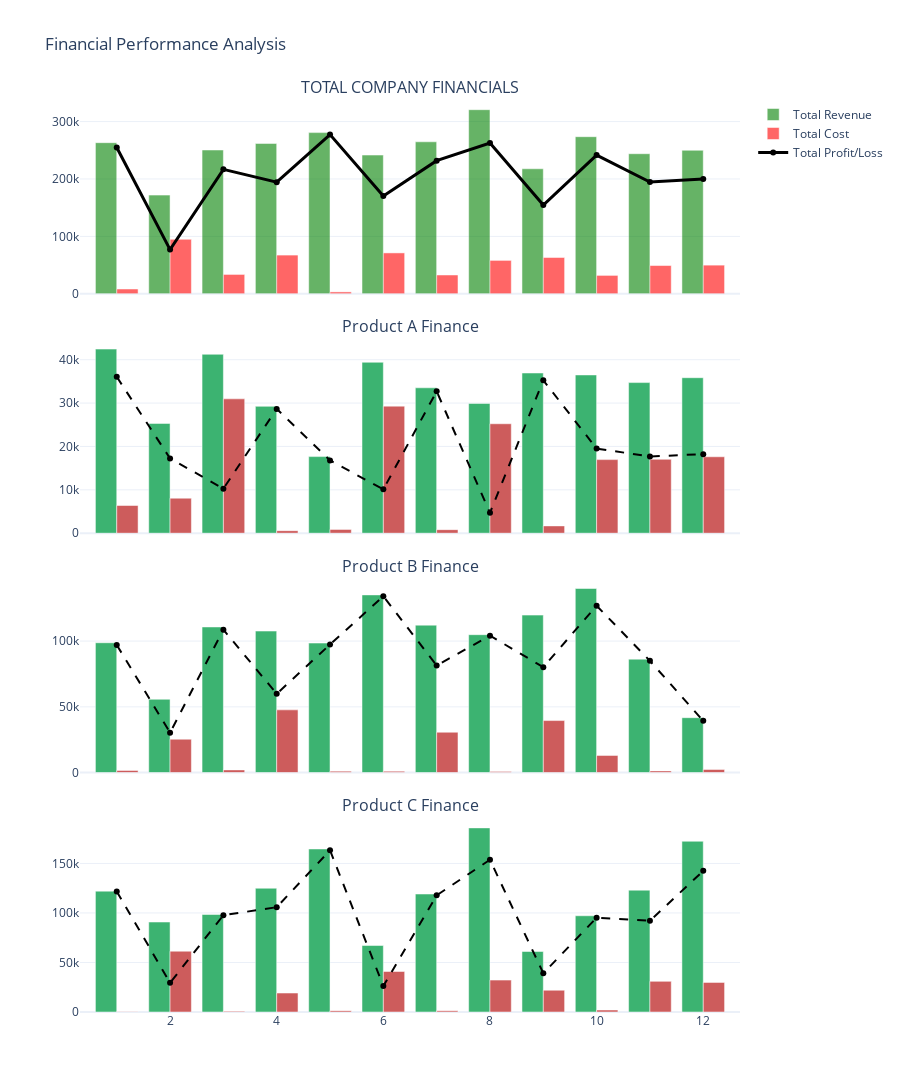

Notebook source saved alongside this figure:
### Code cell
# --- Plotting ---
fig = make_subplots(
    rows=4, cols=1,
    shared_xaxes=True,
    subplot_titles=["TOTAL COMPANY FINANCIALS", "Product A Finance", "Product B Finance", "Product C Finance"],
    vertical_spacing=0.05
)

# Total Company
fig.add_trace(go.Bar(x=time_periods, y=total_rev, name='Total Revenue', marker_color='green', opacity=0.6), row=1, col=1)
fig.add_trace(go.Bar(x=time_periods, y=total_cost, name='Total Cost', marker_color='red', opacity=0.6), row=1, col=1)
fig.add_trace(go.Scatter(x=time_periods, y=total_profit, name='Total Profit/Loss', line=dict(color='black', width=3)), row=1, col=1)

# Per Product
for i, p in enumerate(products_list, start=2):
    fig.add_trace(go.Bar(x=time_periods, y=product_data[p]['rev'], name=f'{p} Revenue', marker_color='mediumseagreen', showlegend=False), row=i, col=1)
    fig.add_trace(go.Bar(x=time_periods, y=product_data[p]['cost'], name=f'{p} Cost', marker_color='indianred', showlegend=False), row=i, col=1)
    fig.add_trace(go.Scatter(x=time_periods, y=product_data[p]['profit'], name=f'{p} Profit', line=dict(color='black', dash='dash'), showlegend=False), row=i, col=1)

fig.update_layout(height=1200, title_text="Financial Performance Analysis", barmode='group', template='plotly_white')
fig.show()

### Figure 1 — Plotly figure (JSON) as saved in the notebook; plotly's stock layout.template omitted (floating-point values rounded to 4 significant figures)
{"data": [{"marker": {"color": "green"}, "name": "Total Revenue", "opacity": 0.6, "type": "bar", "x": [1, 2, 3, 4, 5, 6, 7, 8, 9, 10, 11, 12], "xaxis": "x", "y": [263200.0, 171900.0, 250500.0, 261800.0, 280800.0, 241600.0, 264800.0, 320700.0, 217800.0, 273700.0, 244000.0, 250000.0], "yaxis": "y"}, {"marker": {"color": "red"}, "name": "Total Cost", "opacity": 0.6, "type": "bar", "x": [1, 2, 3, 4, 5, 6, 7, 8, 9, 10, 11, 12], "xaxis": "x", "y": [8372.0, 94860.0, 33740.0, 67440.0, 3316.0, 71240.0, 32800.0, 58200.0, 63250.0, 32060.0, 49260.0, 49940.0], "yaxis": "y"}, {"line": {"color": "black", "width": 3}, "name": "Total Profit/Loss", "type": "scatter", "x": [1, 2, 3, 4, 5, 6, 7, 8, 9, 10, 11, 12], "xaxis": "x", "y": [254900.0, 77040.0, 216700.0, 194400.0, 277500.0, 170400.0, 232000.0, 262500.0, 154500.0, 241600.0, 194700.0, 200100.0], "yaxis": "y"}, {"marker": {"color": "mediumseagreen"}, "name": "A Revenue", "showlegend": false, "type": "bar", "x": [1, 2, 3, 4, 5, 6, 7, 8, 9, 10, 11, 12], "xaxis": "x2", "y": [42450, 25310.0, 41250, 29250, 17660.0, 39410.0, 33525, 29925, 36940.0, 36490.0, 34725, 35850], "yaxis": "y2"}, {"marker": {"color": "indianred"}, "name": "A Cost", "showlegend": false, "type": "bar", "x": [1, 2, 3, 4, 5, 6, 7, 8, 9, 10, 11, 12], "xaxis": "x2", "y": [6389, 8074.0, 30977, 587, 878.8, 29298, 817.5, 25234, 1684, 16970.0, 17039, 17622], "yaxis": "y2"}, {"line": {"color": "black", "dash": "dash"}, "name": "A Profit", "showlegend": false, "type": "scatter", "x": [1, 2, 3, 4, 5, 6, 7, 8, 9, 10, 11, 12], "xaxis": "x2", "y": [36061, 17238, 10273, 28663, 16780.0, 10110.0, 32710.0, 4691, 35250.0, 19520.0, 17686, 18228], "yaxis": "y2"}, {"marker": {"color": "mediumseagreen"}, "name": "B Revenue", "showlegend": false, "type": "bar", "x": [1, 2, 3, 4, 5, 6, 7, 8, 9, 10, 11, 12], "xaxis": "x3", "y": [98750, 55750, 110750, 107625, 98500, 135125, 112125, 104875, 119750, 140000, 86250, 41750], "yaxis": "y3"}, {"marker": {"color": "indianred"}, "name": "B Cost", "showlegend": false, "type": "bar", "x": [1, 2, 3, 4, 5, 6, 7, 8, 9, 10, 11, 12], "xaxis": "x3", "y": [1672.0, 25396, 2060.0, 47710.0, 1087.0, 1024.0, 30710.0, 761, 39570.0, 13080.0, 1291.0, 2404.0], "yaxis": "y3"}, {"line": {"color": "black", "dash": "dash"}, "name": "B Profit", "showlegend": false, "type": "scatter", "x": [1, 2, 3, 4, 5, 6, 7, 8, 9, 10, 11, 12], "xaxis": "x3", "y": [97080.0, 30354, 108700.0, 59910.0, 97410.0, 134100.0, 81420.0, 104114, 80180.0, 126900.0, 84960.0, 39350.0], "yaxis": "y3"}, {"marker": {"color": "mediumseagreen"}, "name": "C Revenue", "showlegend": false, "type": "bar", "x": [1, 2, 3, 4, 5, 6, 7, 8, 9, 10, 11, 12], "xaxis": "x4", "y": [122000.0, 90840.0, 98475, 125000.0, 164600.0, 67110.0, 119100.0, 185900, 61100, 97175, 123000.0, 172400.0], "yaxis": "y4"}, {"marker": {"color": "indianred"}, "name": "C Cost", "showlegend": false, "type": "bar", "x": [1, 2, 3, 4, 5, 6, 7, 8, 9, 10, 11, 12], "xaxis": "x4", "y": [311.5, 61390, 701, 19144, 1351, 40920.0, 1278.0, 32205, 21997, 2010, 30935, 29910.0], "yaxis": "y4"}, {"line": {"color": "black", "dash": "dash"}, "name": "C Profit", "showlegend": false, "type": "scatter", "x": [1, 2, 3, 4, 5, 6, 7, 8, 9, 10, 11, 12], "xaxis": "x4", "y": [121726, 29450.0, 97774, 105800.0, 163300.0, 26200.0, 117835, 153695, 39103, 95165, 92080.0, 142500.0], "yaxis": "y4"}], "layout": {"annotations": [{"font": {"size": 16}, "showarrow": false, "text": "TOTAL COMPANY FINANCIALS", "x": 0.5, "xanchor": "center", "xref": "paper", "y": 1, "yanchor": "bottom", "yref": "paper"}, {"font": {"size": 16}, "showarrow": false, "text": "Product A Finance", "x": 0.5, "xanchor": "center", "xref": "paper", "y": 0.7375, "yanchor": "bottom", "yref": "paper"}, {"font": {"size": 16}, "showarrow": false, "text": "Product B Finance", "x": 0.5, "xanchor": "center", "xref": "paper", "y": 0.475, "yanchor": "bottom", "yref": "paper"}, {"font": {"size": 16}, "showarrow": false, "text": "Product C Finance", "x": 0.5, "xanchor": "center", "xref": "paper", "y": 0.2125, "yanchor": "bottom", "yref": "paper"}], "barmode": "group", "height": 1200, "title": {"text": "Financial Performance Analysis"}, "xaxis": {"anchor": "y", "domain": [0, 1], "matches": "x4", "showticklabels": false}, "xaxis2": {"anchor": "y2", "domain": [0, 1], "matches": "x4", "showticklabels": false}, "xaxis3": {"anchor": "y3", "domain": [0, 1], "matches": "x4", "showticklabels": false}, "xaxis4": {"anchor": "y4", "domain": [0, 1]}, "yaxis": {"anchor": "x", "domain": [0.7875, 1]}, "yaxis2": {"anchor": "x2", "domain": [0.525, 0.7375]}, "yaxis3": {"anchor": "x3", "domain": [0.2625, 0.475]}, "yaxis4": {"anchor": "x4", "domain": [0, 0.2125]}}}
